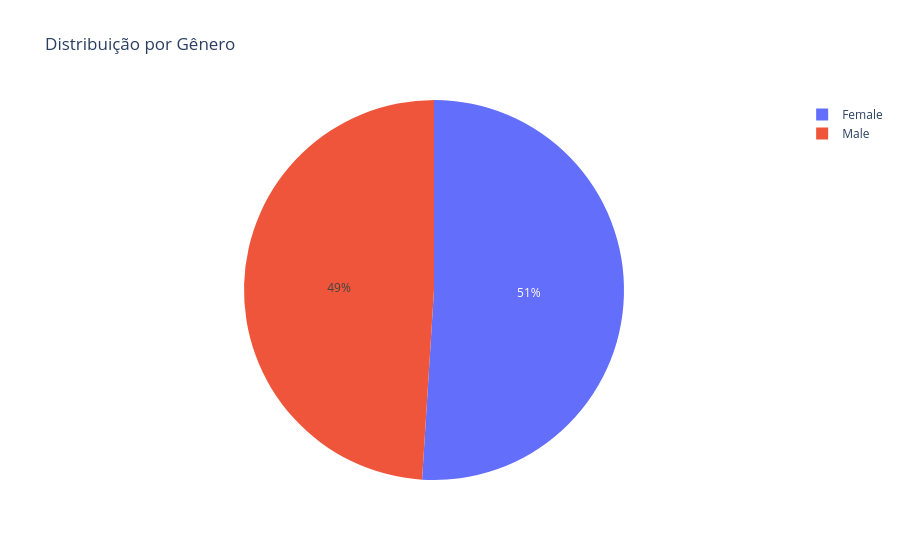

Notebook code cell kept with this figure:
### Markdown cell above
##### Análise gráfica da variável "Gender"

### Code cell
grafico = px.pie(dados, names='Gender', title='Distribuição por Gênero')
grafico.show()

### Figure 1 — Plotly figure (JSON) as saved in the notebook; plotly's stock layout.template omitted (floating-point values rounded to 4 significant figures; data arrays with more than 128 entries replaced by an {"elided": "..."} marker saying what was removed)
{"data": [{"domain": {"x": [0, 1], "y": [0, 1]}, "hovertemplate": "Gender=%{label}<extra></extra>", "labels": {"elided": "400 str values"}, "legendgroup": "", "name": "", "showlegend": true, "type": "pie"}], "layout": {"legend": {"tracegroupgap": 0}, "title": {"text": "Distribuição por Gênero"}}}
